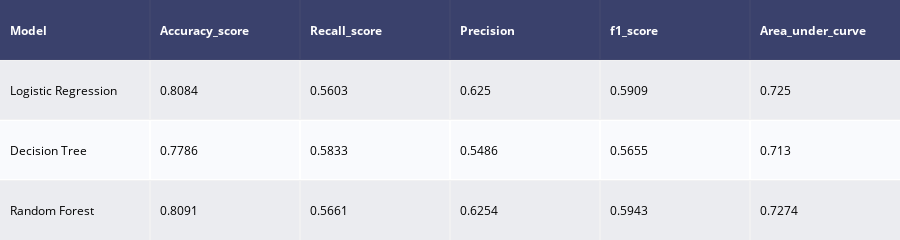

Write notebook code for a chart like this one.
### Markdown cell above
## Model Evaluation

### Code cell
from sklearn.metrics import f1_score
from sklearn.metrics import confusion_matrix,accuracy_score,classification_report
from sklearn.metrics import roc_auc_score,roc_curve,scorer
from sklearn.metrics import precision_score,recall_score
import plotly.tools as tls
import plotly.figure_factory as ff


#gives model report in dataframe
def model_report(model,training_x,testing_x,training_y,testing_y,name) :
    model.fit(training_x,training_y)
    predictions  = model.predict(testing_x)
    accuracy     = accuracy_score(testing_y,predictions)
    recallscore  = recall_score(testing_y,predictions)
    precision    = precision_score(testing_y,predictions)
    roc_auc      = roc_auc_score(testing_y,predictions)
    f1score      = f1_score(testing_y,predictions) 
    kappa_metric = cohen_kappa_score(testing_y,predictions)
    
    df = pd.DataFrame({"Model"           : [name],
                       "Accuracy_score"  : [accuracy],
                       "Recall_score"    : [recallscore],
                       "Precision"       : [precision],
                       "f1_score"        : [f1score],
                       "Area_under_curve": [roc_auc]})
                                             
    return df

#outputs for every model
model1 = model_report(log_model,X_train_weighted, X_test_weighted, y_train_weighted, y_test_weighted,
                      "Logistic Regression")
decision_tree = DecisionTreeClassifier(max_depth = 9,
                                       random_state = 123,
                                       splitter  = "best",
                                       criterion = "gini",
                                      )
model2 = model_report(decision_tree,X_train_weighted, X_test_weighted, y_train_weighted, y_test_weighted,
                      "Decision Tree")
rfc = RandomForestClassifier(n_estimators = 1000,
                             random_state = 123,
                             max_depth = 9,
                             criterion = "gini")
model3 = model_report(rfc,X_train_weighted, X_test_weighted, y_train_weighted, y_test_weighted,
                      "Random Forest")

#concat all models
model_performances = pd.concat([model1,model2,model3],axis = 0).reset_index()
                                

model_performances = model_performances.drop(columns = "index",axis =1)

table  = ff.create_table(np.round(model_performances,4))

py.iplot(table)

### Figure 1 — Plotly figure (JSON) as saved in the notebook; plotly's stock layout.template omitted (floating-point values rounded to 4 significant figures)
{"data": [{"colorscale": [[0, "#00083e"], [0.5, "#ededee"], [1, "#ffffff"]], "hoverinfo": "none", "opacity": 0.75, "showscale": false, "type": "heatmap", "z": [[0, 0, 0, 0, 0, 0], [0.5, 0.5, 0.5, 0.5, 0.5, 0.5], [1, 1, 1, 1, 1, 1], [0.5, 0.5, 0.5, 0.5, 0.5, 0.5]]}], "layout": {"annotations": [{"align": "left", "font": {"color": "#ffffff"}, "showarrow": false, "text": "<b>Model</b>", "x": -0.45, "xanchor": "left", "xref": "x", "y": 0, "yref": "y"}, {"align": "left", "font": {"color": "#ffffff"}, "showarrow": false, "text": "<b>Accuracy_score</b>", "x": 0.55, "xanchor": "left", "xref": "x", "y": 0, "yref": "y"}, {"align": "left", "font": {"color": "#ffffff"}, "showarrow": false, "text": "<b>Recall_score</b>", "x": 1.55, "xanchor": "left", "xref": "x", "y": 0, "yref": "y"}, {"align": "left", "font": {"color": "#ffffff"}, "showarrow": false, "text": "<b>Precision</b>", "x": 2.55, "xanchor": "left", "xref": "x", "y": 0, "yref": "y"}, {"align": "left", "font": {"color": "#ffffff"}, "showarrow": false, "text": "<b>f1_score</b>", "x": 3.55, "xanchor": "left", "xref": "x", "y": 0, "yref": "y"}, {"align": "left", "font": {"color": "#ffffff"}, "showarrow": false, "text": "<b>Area_under_curve</b>", "x": 4.55, "xanchor": "left", "xref": "x", "y": 0, "yref": "y"}, {"align": "left", "font": {"color": "#000000"}, "showarrow": false, "text": "Logistic Regression", "x": -0.45, "xanchor": "left", "xref": "x", "y": 1, "yref": "y"}, {"align": "left", "font": {"color": "#000000"}, "showarrow": false, "text": "0.8084", "x": 0.55, "xanchor": "left", "xref": "x", "y": 1, "yref": "y"}, {"align": "left", "font": {"color": "#000000"}, "showarrow": false, "text": "0.5603", "x": 1.55, "xanchor": "left", "xref": "x", "y": 1, "yref": "y"}, {"align": "left", "font": {"color": "#000000"}, "showarrow": false, "text": "0.625", "x": 2.55, "xanchor": "left", "xref": "x", "y": 1, "yref": "y"}, {"align": "left", "font": {"color": "#000000"}, "showarrow": false, "text": "0.5909", "x": 3.55, "xanchor": "left", "xref": "x", "y": 1, "yref": "y"}, {"align": "left", "font": {"color": "#000000"}, "showarrow": false, "text": "0.725", "x": 4.55, "xanchor": "left", "xref": "x", "y": 1, "yref": "y"}, {"align": "left", "font": {"color": "#000000"}, "showarrow": false, "text": "Decision Tree", "x": -0.45, "xanchor": "left", "xref": "x", "y": 2, "yref": "y"}, {"align": "left", "font": {"color": "#000000"}, "showarrow": false, "text": "0.7786", "x": 0.55, "xanchor": "left", "xref": "x", "y": 2, "yref": "y"}, {"align": "left", "font": {"color": "#000000"}, "showarrow": false, "text": "0.5833", "x": 1.55, "xanchor": "left", "xref": "x", "y": 2, "yref": "y"}, {"align": "left", "font": {"color": "#000000"}, "showarrow": false, "text": "0.5486", "x": 2.55, "xanchor": "left", "xref": "x", "y": 2, "yref": "y"}, {"align": "left", "font": {"color": "#000000"}, "showarrow": false, "text": "0.5655", "x": 3.55, "xanchor": "left", "xref": "x", "y": 2, "yref": "y"}, {"align": "left", "font": {"color": "#000000"}, "showarrow": false, "text": "0.713", "x": 4.55, "xanchor": "left", "xref": "x", "y": 2, "yref": "y"}, {"align": "left", "font": {"color": "#000000"}, "showarrow": false, "text": "Random Forest", "x": -0.45, "xanchor": "left", "xref": "x", "y": 3, "yref": "y"}, {"align": "left", "font": {"color": "#000000"}, "showarrow": false, "text": "0.8091", "x": 0.55, "xanchor": "left", "xref": "x", "y": 3, "yref": "y"}, {"align": "left", "font": {"color": "#000000"}, "showarrow": false, "text": "0.5661", "x": 1.55, "xanchor": "left", "xref": "x", "y": 3, "yref": "y"}, {"align": "left", "font": {"color": "#000000"}, "showarrow": false, "text": "0.6254", "x": 2.55, "xanchor": "left", "xref": "x", "y": 3, "yref": "y"}, {"align": "left", "font": {"color": "#000000"}, "showarrow": false, "text": "0.5943", "x": 3.55, "xanchor": "left", "xref": "x", "y": 3, "yref": "y"}, {"align": "left", "font": {"color": "#000000"}, "showarrow": false, "text": "0.7274", "x": 4.55, "xanchor": "left", "xref": "x", "y": 3, "yref": "y"}], "height": 170, "margin": {"b": 0, "l": 0, "r": 0, "t": 0}, "xaxis": {"dtick": 1, "gridwidth": 2, "showticklabels": false, "tick0": -0.5, "ticks": "", "zeroline": false}, "yaxis": {"autorange": "reversed", "dtick": 1, "gridwidth": 2, "showticklabels": false, "tick0": 0.5, "ticks": "", "zeroline": false}}}
